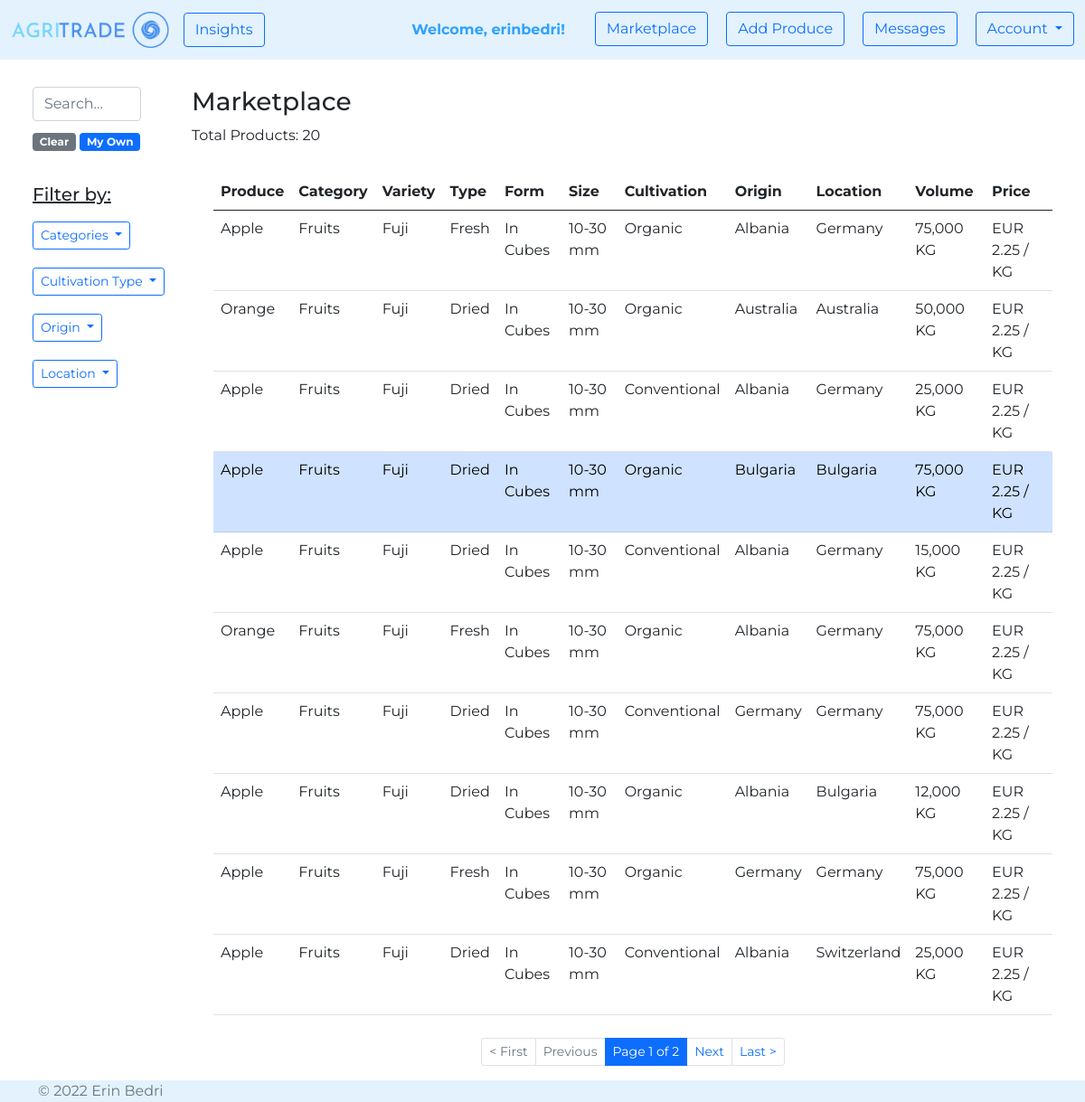
The page /marketplace/ (signed in) on the database as committed earlier.
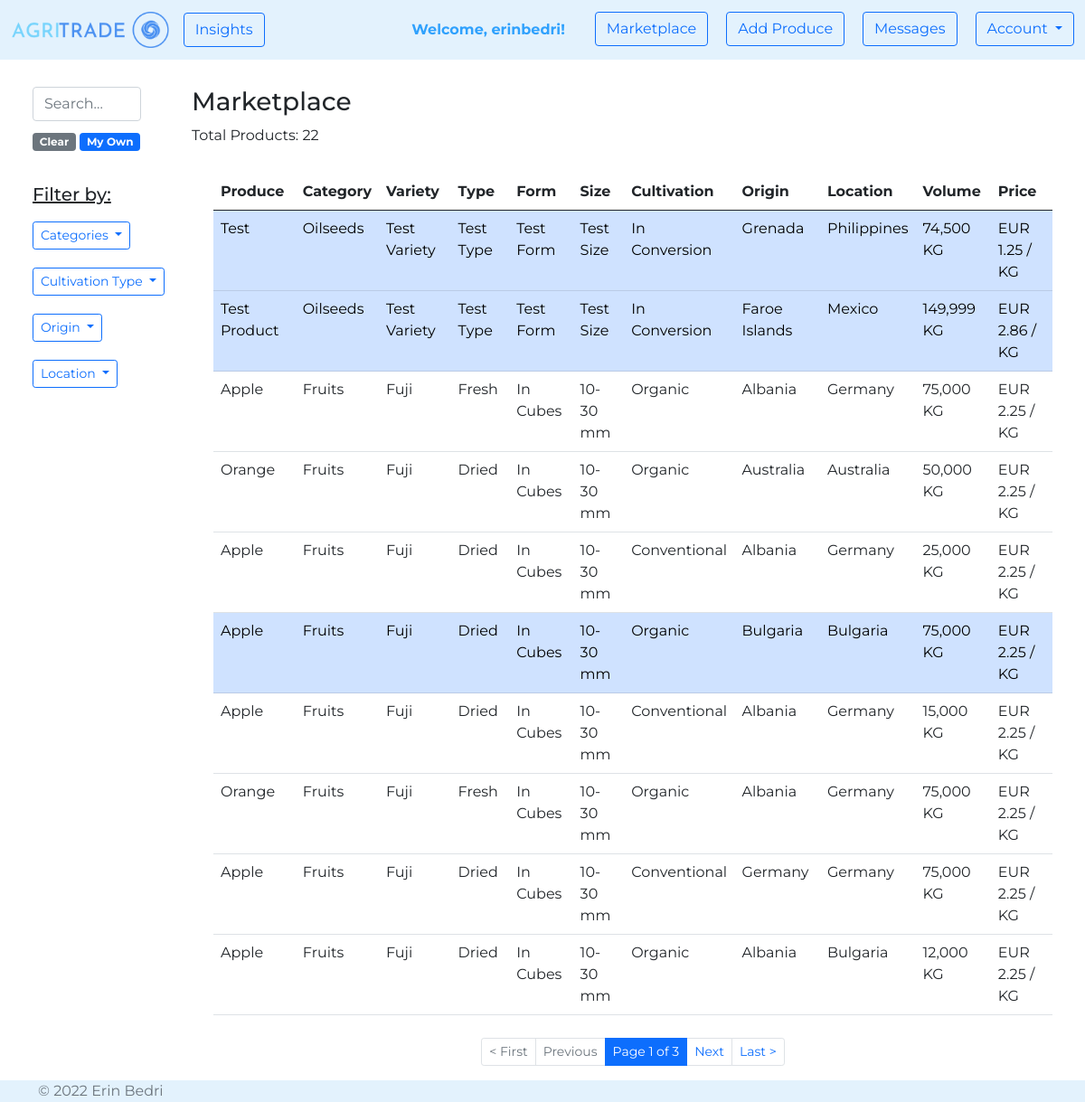
The same page on the database as committed later.
### agri_trade/marketplace/models.py (models this page shows, shortened)
class Product(models.Model):
    PRODUCT_CATEGORY = [
        ('Cereals', 'Cereals'),
        ('Pulses', 'Pulses'),
        ('Nuts', 'Nuts'),
        ('Oilseeds', 'Oilseeds'),
        ('Sugar and starch', 'Sugar and starch'),
        ('Fiber Crops', 'Fiber Crops'),
        ('Beverages', 'Beverages'),
        ('Narcotics', 'Narcotics'),
        ('Spices', 'Spices'),
        ('Forages', 'Forages'),
        ('Vegetables', 'Vegetables'),
        ('Fruits', 'Fruits'),
    ]
    PRODUCT_TYPE_MAX_LEN = max([len(product_type[1]) for product_type in PRODUCT_CATEGORY])
    CULTIVATION_TYPES = [
        ('Organic', 'Organic'),
        ('Conventional', 'Conventional'),
        ('In Conversion', 'In Conversion'),
    ]
    CULTIVATION_TYPE_MAX_LEN = max([len(cultivation_type[1]) for cultivation_type in CULTIVATION_TYPES])
    NAME_MAX_LEN = 20
    VARIETY_MAX_LEN = 25
    TYPE_MAX_LEN = 25
    FORM_MAX_LEN = 25
    SIZE_MAX_LEN = 25
    AVAILABLE_VOLUME_MIN_VALUE = 0
    AVAILABLE_VOLUME_MAX_VALUE = 1000000
    PRICE_MIN_VALUE = 0
    DESCRIPTION_MAX_LEN = 500
    owner = models.ForeignKey(
        UserModel,
        on_delete=CASCADE)
    name = models.CharField(
        max_length=NAME_MAX_LEN,
    )
    category = models.CharField(
        max_length=PRODUCT_TYPE_MAX_LEN,
        choices=PRODUCT_CATEGORY,
    )
    variety = models.CharField(
        max_length=VARIETY_MAX_LEN,
        blank=True,
        null=True,
    )
    type = models.CharField(
        max_length=TYPE_MAX_LEN,
        blank=True,
        null=True,
    )
    form = models.CharField(
        max_length=FORM_MAX_LEN,
        blank=True,
        null=True,
    )
    size = models.CharField(
        max_length=SIZE_MAX_LEN,
        blank=True,
        null=True,
    )
    cultivation_type = models.CharField(
        max_length=CULTIVATION_TYPE_MAX_LEN,
        choices=CULTIVATION_TYPES,
    )
    available_volume = models.IntegerField(
        validators=[
            MinValueValidator(AVAILABLE_VOLUME_MIN_VALUE),
            MaxValueValidator(AVAILABLE_VOLUME_MAX_VALUE),
        ]
    )
    price = models.FloatField(
        validators=[
            MinValueValidator(PRICE_MIN_VALUE),
        ]
    )
    description = models.TextField(
        max_length=DESCRIPTION_MAX_LEN,
        blank=True,
        null=True,
    )
    origin = CountryField(
    )
    location = CountryField(
    )
    image = models.ImageField(
        null=True,
        blank=True,
        upload_to='produces',
        validators=(
            file_size,
        )
    )
    created_on = models.DateTimeField(
        auto_now_add=True
    )
    edited_on = models.DateTimeField(
        auto_now=True
    )

### agri_trade/marketplace/views.py (the view)
# urls.py: path('', views.marketplace, name='marketplace'),
@login_required
def marketplace(request):
    products_per_page = 10
    q = request.GET.get('q') if request.GET.get('q') is not None else ''
    products = Product.objects.filter(
        Q(name__icontains=q) |
        Q(category__icontains=q) |
        Q(cultivation_type__icontains=q) |
        Q(origin__icontains=q) |
        Q(location__icontains=q) |
        Q(variety__icontains=q) |
        Q(type__icontains=q) |
        Q(description__icontains=q) |
        Q(form__icontains=q) |
        Q(owner__username=q)) \
        .order_by('-created_on')
    categories = sorted({product.category for product in Product.objects.all()})
    cultivation_types = sorted({product.cultivation_type for product in Product.objects.all()})
    origins = sorted({product.origin.name for product in Product.objects.all()})
    locations = sorted({product.location.name for product in Product.objects.all()})
    paginator = Paginator(products, products_per_page)
    page_number = request.GET.get('page')
    page_obj = paginator.get_page(page_number)
    context = {
        'categories': categories,
        'cultivation_types': cultivation_types,
        'origins': origins,
        'locations': locations,
        'page_obj': page_obj,
        'query': q,
        'products_count': len(products),
    }
    return render(request, 'marketplace/marketplace.html', context)

### agri_trade/marketplace/templates/marketplace/marketplace.html (shortened to what the changed rows need)
{% extends 'web/base.html' %}
{% load humanize %}
{% block content %}
    <div class="container-fluid" style="margin-top: 30px">
        <div class="row">
            <div class="col-10">
                <h3>Marketplace {% if query %} > {{ query }} {% endif %}</h3>
                <p> Total Products: {{ products_count }}</p>
                <div class="container">
                    <table class="table table-hover" style="margin-top: 30px">
                        <thead>
                        <tr>
                            <th scope="col">Produce</th>
                            <th scope="col">Category</th>
                            <th scope="col">Variety</th>
                            <th scope="col">Type</th>
                            <th scope="col">Form</th>
                            <th scope="col">Size</th>
                            <th scope="col">Cultivation</th>
                            <th scope="col">Origin</th>
                            <th scope="col">Location</th>
                            <th scope="col">Volume</th>
                            <th scope="col">Price</th>
                        </tr>
                        </thead>
                        <tbody>
                        {% for product in page_obj %}
                            <tr onclick="window.location='{% url "marketplace:product details" product.id %}';"
                                    {% if product.owner == request.user %}
                                class="table-primary"
                                data-bs-toggle="tooltip"
                                data-bs-placement="top"
                                title="Your Own Product!"
                                    {% endif %}>
                                <td>{{ product.name }}</td>
                                <td>{{ product.category }}</td>
                                <td>{% if product.variety %}{{ product.variety }}{% endif %}</td>
                                <td>{% if product.type %}{{ product.type }}{% endif %}</td>
                                <td>{% if product.form %}{{ product.form }}{% endif %}</td>
                                <td>{% if product.size %}{{ product.size }}{% endif %}</td>
                                <td>{{ product.cultivation_type }}</td>
                                <td>{{ product.origin.name }}</td>
                                <td>{{ product.location.name }}</td>
                                <td>{{ product.available_volume|intcomma }} KG</td>
                                <td>EUR {{ product.price|floatformat:2 }} / KG</td>
                            </tr>
                        {% empty %}
                            <p>Sorry, we couldn't find the produce you are looking for.</p>
                        {% endfor %}
                        </tbody>
                    </table>
                    <nav aria-label="Page navigation example" style="margin-top: 25px">
                        <ul class="pagination pagination-sm justify-content-center">
                            <li class="page-item active">
                                <a class="page-link"
                                   href="#">Page {{ page_obj.number }} of {{ page_obj.paginator.num_pages }}</a></li>
                        </ul>
                    </nav>
                </div>
            </div>
        </div>
    </div>
{% endblock %}

Rows that differ between the two databases and show on the page:
no longer on this page (row unchanged): Product: name "Apple", category "Fruits", variety "Fuji", type "Fresh", form "In Cubes", size "10-30 mm", cultivation_type "Organic", origin.name "Germany", location.name "Germany", available_volume "75,000", price "2.25"
no longer on this page (row unchanged): Product: name "Apple", category "Fruits", variety "Fuji", type "Dried", form "In Cubes", size "10-30 mm", cultivation_type "Conventional", origin.name "Albania", location.name "Switzerland", available_volume "25,000", price "2.25"
added Product: name "Test", category "Oilseeds", variety "Test Variety", type "Test Type", form "Test Form", size "Test Size", cultivation_type "In Conversion", origin.name "Grenada", location.name "Philippines", available_volume "74,500", price "1.25"
added Product: name "Test Product", category "Oilseeds", variety "Test Variety", type "Test Type", form "Test Form", size "Test Size", cultivation_type "In Conversion", origin.name "Faroe Islands", location.name "Mexico", available_volume "149,999", price "2.86"
Other text that changed with them:
{{ products_count }}: "20" → "22"
{{ page_obj.paginator.num_pages }}: "2" → "3"
